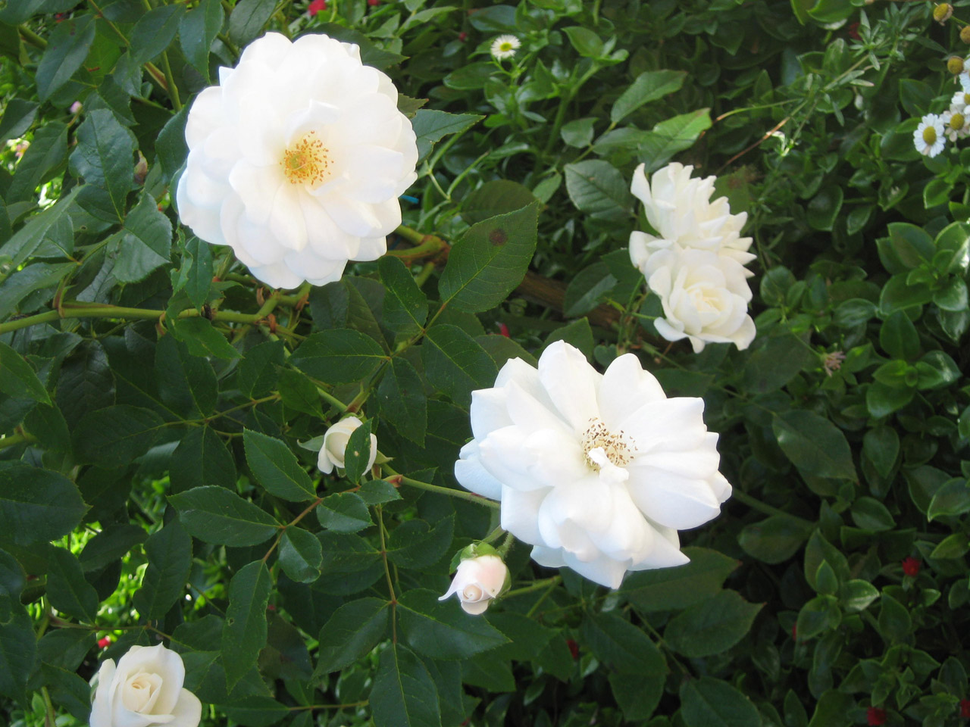
#> input picture week_11_image_processing/point_operators/flower.PNG, 970 x 727 px, shrunk from 1280 x 960 before the run, found by its file name
$ jupyter execute Image_threshold.ipynb   (shell and % lines are left out)
#> lines starting #> are read from the running program, lines starting #| are printed output that depends on the picture; after the words box and inside, x2 and y2 are one past the last pixel; in counts of white or black regions, pixels touching at a corner belong together
# Thresholding

## Learning Objectives

After completing this reading material, you will be able to:

- Explain thresholding and its Importance

- Segment Image into foreground and background using thresholding.

## Introduction to Thresholds

Thresholding is a type of Image Segmentation in which you segment the image into the foreground and background. In the foreground, you have an object of interest, and in the background, you have everything except an object of interest. Separating the regions corresponding to the object of interest and background is useful in many computer vision applications. Binary masks for an image is generated using the thresholding process.

Thresholding often provides an easy and convenient way to perform this segmentation based on the different intensities or colors in the foreground and background regions of an image.  If an image can be segmented correctly or not, is determined by looking at the Image's intensity histogram. Here, we'll only consider a grayscale bimodal histogram, but the color extension is trivial.

__Note:__

- In this section, we will only discuss Images having Bimodal Histogram.

- You cannot neatly segment all Images you have into foreground and background.

__Example__

<image>
<center>

<Figcaption>Figure:1 Image Thresholding</Figcaption>

</center>
</image>

You have already seen the histogram of the image on the left-hand side. It has a bimodal histogram. If you want to extract only the flower part and remove everything, then a simple approach would be defining a value called the threshold.

Let's say the value of threshold $T = 150,$ then Each pixel in an image is compared with that threshold $150$ in a single pass.

$$
f(i,j)= \begin{cases}
    \text{white},& \text{if f(x,y)}\geq T\\
    \text{black},              & \text{otherwise}
\end{cases}
$$

If pixel value is greater or equals to the threshold value it is made white. In other condition it it set to black.

It finally gives a binary Mask of an Image. This process is called binarization.

**Note**

- Multiple thresholds can be defined in more advanced implementations.
- For color images, it is possible to set different thresholds for each color channel.

## Types of thresholding

There are 3 types of thresholding techniques. However, we will cover the following only.
1. Global Thresholding

2. Local Thresholding

This section will cover  two types of thresholding with examples.

<image>
<center>

<!--  -->

<Figcaption>Figure:2 Types of Thresholding</Figcaption>

</center>
</image>

### Global Thresholding

If the image has a bimodal histogram, you can segment an image into the foreground and background using one threshold value. This process is called global thresholding.

How to determine the value of the global threshold? The simple answer is by looking histogram of an image; you can determine the global threshold value.

<image>
<center>

<!--  -->

<Figcaption>Figure :3 Bimodal Histogram </Figcaption>
</center>
</image>

`Figure: 3` is a bimodal histogram of an image. The best way to extract the foreground object from the background is to choose a value that separates these two modes. In our case, it is $150$. Therefore the value of the global threshold is $150.$

Let's see an example of the implementation of different varieties of global thresholding.

__Example__

[cell 1]
import cv2
import numpy as np
import matplotlib.pyplot as plt

_Let's read image._

[cell 2]
bimodal_image = cv2.imread('flower.PNG',0)

[cell 3]
plt.imshow(bimodal_image,cmap='gray')

_Plot histogram to see if it is bimodal or not._

[cell 4]
min_val = 0
max_val = 256

[cell 5]
plt.figure(figsize=(15,8))
plt.hist(bimodal_image.ravel(),max_val,[min_val,max_val])
plt.xlabel("Pixel intensity")
plt.ylabel("Count")
plt.show()

_It is bimodal histogram. Take 150 as threshold and Use global thresholding techniques._

[cell 6]
global_thres = 180

Let's Implement 5 types of global thresholding.

<!-- 1.	__cv2.THRESH_BINARY:__ Creates a binary image where a value below the threshold is 0, and the above threshold is 255.
2.	__cv2.THRESH_BINARY_INV:__ It is inverse of THRESH_BINARY value below threshold = 255, value above threshold =0
3.	__cv2.THRESH_TRUNC:__ Values smaller than the threshold value are unchanged, but any value larger than the threshold is set to a defined threshold value.
4.	__cv2.THRESH_TOZERO:__ Pixel values lower then the threshold value are set to the 0, and value above the threshold is unchanged.
5.	__cv2.THRESH_TOZERO_INV:__ Pixel values smaller than the threshold value are fixed, and the value above a threshold is set to 0. -->

If you want to learn More click [here.](https://docs.opencv.org/2.4/doc/tutorials/imgproc/threshold/threshold.html)

[cell 7]
ret,THRESH_BINARY       = cv2.threshold(bimodal_image, global_thres, max_val, cv2.THRESH_BINARY)
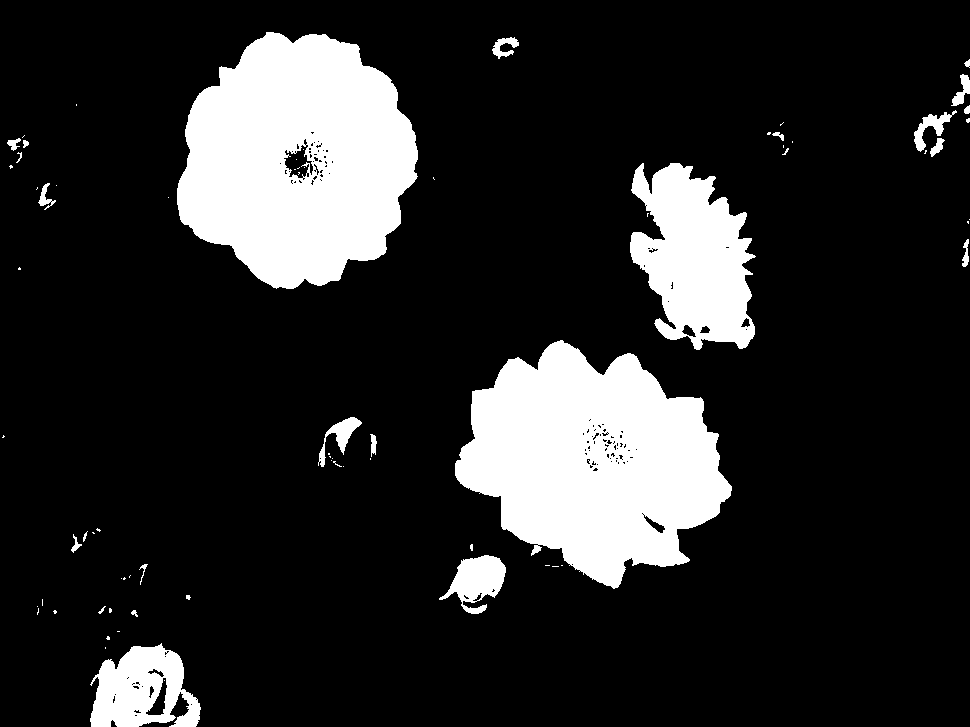
#> THRESH_BINARY: shape (727, 970); 16.4% white; 75 white regions (51 under 20 px), largest, box (x1, y1, x2, y2) and area: (177, 32, 418, 289) 44944, (455, 340, 732, 589) 43493, (630, 163, 756, 350) 15555
#> ret = 180
ret,THRESH_BINARY_INV   = cv2.threshold(bimodal_image, global_thres, max_val, cv2.THRESH_BINARY_INV)
ret,THRESH_TRUNC        = cv2.threshold(bimodal_image, global_thres, max_val, cv2.THRESH_TRUNC)
ret,THRESH_TOZERO       = cv2.threshold(bimodal_image, global_thres, max_val, cv2.THRESH_TOZERO)
ret,THRESH_TOZERO_INV   = cv2.threshold(bimodal_image, global_thres, max_val, cv2.THRESH_TOZERO_INV)

titles = ['Original Image','THRESH_BINARY','THRESH_BINARY_INV','THRESH_TRUNC','THRESH_TOZERO','THRESH_TOZERO_INV']
images = [bimodal_image, THRESH_BINARY, THRESH_BINARY_INV, THRESH_TRUNC, THRESH_TOZERO, THRESH_TOZERO_INV]

_Plot_

[cell 8]
plt.imshow(THRESH_BINARY,cmap='gray')

[cell 9]
plt.hist(THRESH_BINARY.ravel(),max_val,[min_val,max_val])
plt.show()

[cell 10]
plt.figure(figsize=(10,6))
for i in range(6):
    plt.subplot(2,3,i+1),plt.imshow(images[i],'gray') # plot images in list
    plt.xlabel(titles[i])
    plt.xticks([]),plt.yticks([])
# plt.savefig("globalthreshold.PNG")
plt.show()

Despite the apparent ease of the thresholding process , given the wide range of circumstances and environments which are unique to each image, it is actually a complex procedure.

Let's see the pixel values after thresholding. I will just print and show you value.

[cell 11]
# images = [bimodal_image, THRESH_BINARY, THRESH_BINARY_INV, THRESH_TRUNC, THRESH_TOZERO, THRESH_TOZERO_INV]
plt.figure(figsize=(8,5))
plt.hist(THRESH_TOZERO_INV.ravel(),max_val,[min_val,max_val])
plt.axvline(x=150, color='r', linestyle='dashed', linewidth=1,label="Global Threshold" + " = " + str(global_thres))
plt.xlabel("Pixel value")
plt.ylabel("Count")
plt.legend()
plt.show()

[cell 12]
plt.figure(figsize=(8,5))
plt.imshow(THRESH_TOZERO_INV, cmap='gray')
plt.show()

[cell 13]
plt.figure(figsize=(20,10))
for i in range(6):
    plt.subplot(2,3,i+1)
    plt.hist(images[i].ravel(),max_val,[min_val,max_val])
    plt.axvline(x=global_thres, color='r', linestyle='dashed', linewidth=2,\
                label="Global Threshold" + " = " + str(global_thres))
    plt.xlabel(titles[i])
    plt.xticks(),plt.yticks() # ticks dekhaune
    plt.legend()
plt.show()
plt.close()

1.	__cv2.THRESH_BINARY:__ Creates a binary image where a value below the threshold is 0, and the above threshold is 255.
2.	__cv2.THRESH_BINARY_INV:__ It is inverse of THRESH_BINARY value below threshold = 255, value above threshold =0
3.	__cv2.THRESH_TRUNC:__ Values smaller than the threshold value are unchanged, but any value larger than the threshold is set to a defined threshold value.
4.	__cv2.THRESH_TOZERO:__ Pixel values lower then the threshold value are set to the 0, and value above the threshold is unchanged.
5.	__cv2.THRESH_TOZERO_INV:__ Pixel values smaller than the threshold value are fixed, and the value above a threshold is set to 0.

__Optimal Thresholding__

In the global threshold, you chose a value that separates two modes(middle). Is it always optimal?

- No, it is not always optimal.

__Otsu’s Binarization/thresholding__

In OTSU binarization, a threshold value for a bimodal image is calculated automatically from the image histogram. (Binarization won't be correct for pictures which are not bimodal.)

The method is optimal because it maximizes the between-class variance. Between-class variance is a well known measure in discriminant analysis.

The basic idea is that properly thresholded classes should be distinct with respect to the intensity values of their pixels and, conversely, that a threshold
giving the best separation between classes in terms of their intensity values would be the best (optimum) threshold.

<image>
<center>

<!--  -->

<Figcaption>Figure:6 OTSU thresholding </Figcaption>

</center>
</image>

Here comes the binarisation of the Otsu. This algorithm allows you to get the correct threshold value to choose between two histogram mode quickly and automatically, so you can apply the thresholding in an optimal way.

[cell 14]
import cv2
import matplotlib.pyplot as plt
img = cv2.imread('/content/flower.PNG', 0)

Plot histogram

[cell 15]
plt.hist(img.ravel(),max_val,[min_val,max_val],color='black')
plt.show()

[cell 16]
ret, otsu_bin = cv2.threshold(img, min_val, max_val, cv2.THRESH_BINARY + cv2.THRESH_OTSU )
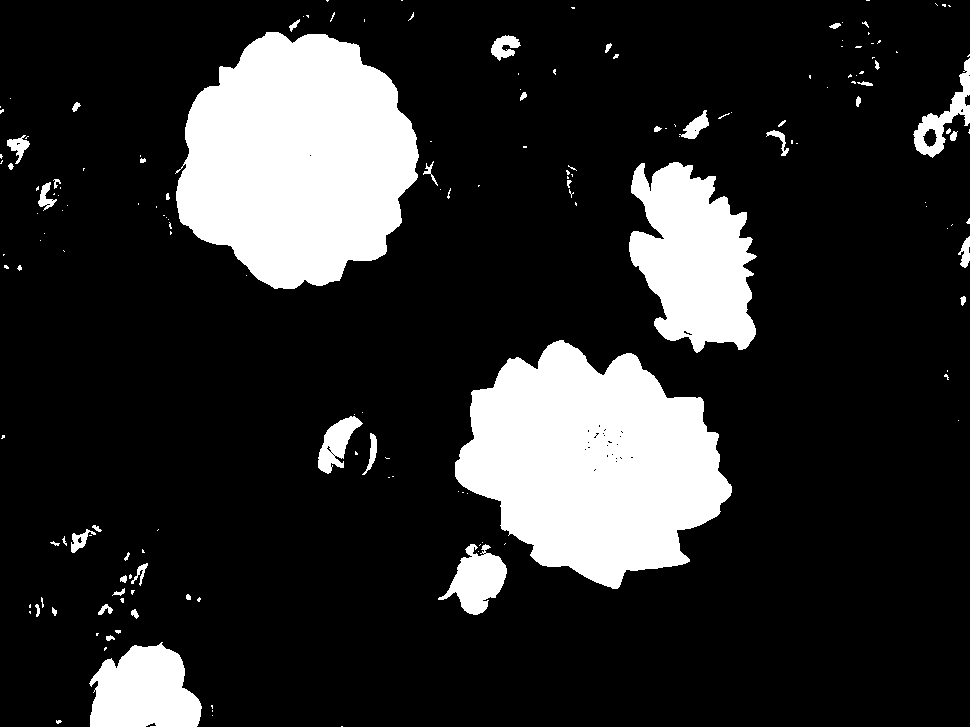
#> otsu_bin: shape (727, 970); 17.6% white; 168 white regions (121 under 20 px), largest, box (x1, y1, x2, y2) and area: (175, 32, 419, 289) 46015, (455, 340, 732, 589) 44973, (629, 162, 757, 353) 16561
#> ret = 138
ret, otsu_binverse = cv2.threshold(img, min_val, max_val, cv2.THRESH_BINARY_INV + cv2.THRESH_OTSU )
ret, otsu_tozero = cv2.threshold(img, min_val, max_val, cv2.THRESH_TOZERO + cv2.THRESH_OTSU )
ret, otsu_tozeroinv = cv2.threshold(img, min_val, max_val, cv2.THRESH_TOZERO_INV + cv2.THRESH_OTSU )
ret, otsu_totrunc = cv2.threshold(img, min_val, max_val, cv2.THRESH_TRUNC + cv2.THRESH_OTSU )
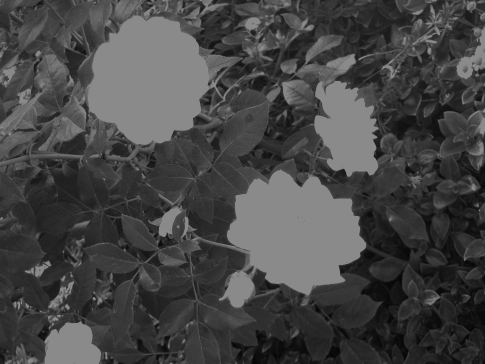
#> otsu_totrunc: shape (727, 970) (shown at 1/2 size); min 4, max 138, mean 69.8

output = [img, otsu_bin, otsu_binverse, otsu_tozero, otsu_tozeroinv, otsu_totrunc]

titles = ['Original', 'THRESH_BINARY', 'THRESH_BINARY_INV',
            'THRESH_TOZERO', 'THRESH_TOZERO_INV', 'THRESH_TRUNC']

Let's Plot all those Images created using OTSU binarization.

[cell 17]
plt.figure(figsize=(10,6))
for i in range(6):
    plt.subplot(2, 3, i+1)
    plt.imshow(output[i], cmap='gray')
    plt.xlabel(titles[i])
    plt.xticks([])
    plt.yticks([])
plt.show()

__Let's visualize the working of OTSU thresholding in one example.__

[cell 18]
ret, imgf = cv2.threshold(img, min_val, max_val, cv2.THRESH_BINARY+cv2.THRESH_OTSU)
plt.figure(figsize=(10,10))
plt.subplot(3,1,1), plt.imshow(img,cmap = 'gray')
plt.xlabel('Image'), plt.xticks([]), plt.yticks([])
plt.subplot(3,1,2), plt.hist(img.ravel(),max_val,[min_val,max_val])
plt.axvline(x=ret, color='r', linestyle='dashed', linewidth=2, label='Global threshold = ' + str(ret))

plt.xlabel('Image Histogram'), plt.xticks([]), plt.yticks([])
print(ret)
#| 138.0
plt.subplot(3,1,3), plt.imshow(imgf,cmap = 'gray')
plt.xlabel('Image After Otsu thresholding'), plt.xticks([]), plt.yticks([])
plt.savefig("OTSU.PNG")
plt.show()

Notice the automatic calculated value of threshold is 138. Previously we used 150 as a threshold value in global threshold method.

### Local Adaptive Thresholding

__Intuition__

Different Images have different lightning conditions and exposures. Using a global threshold will not always work in that case. Therefore local adaptive thresholding is used.

In this method Image is divided into sub-images and you obtain threshold for each sub-image.

- It gives us better results for images with varying illumination or uneven lighting and exposure.

### How It Works

<image>
<center>
<!--  -->

<Figcaption>Figure:4 Local/Adaptive thresholding </Figcaption>
</center>
</image>

Adaptive thresholding typically takes a grayscale or color image as input and outputs a binary image representing the segmentation.

For each pixel in the image threshold value, it calculated.
If the pixel value is below the threshold, then it is set to the background value; otherwise, it assumes the foreground value.

<!--
<image>
<center>

<Figcaption>Figure:5 Local/Adaptive thresholding Comparison </Figcaption>
</center>
</image>
In the above figure, fig(a) shows the original image patch. fig(b) and fig(c) represent local adaptive thresholding using ADAPTIVE_THRESH_MEAN_C, and ADAPTIVE_THRESH_GAUSSIAN_C respectively.  -->

_The size of the neighborhood has to be large enough to cover sufficient foreground and background pixels, otherwise a poor threshold is chosen. On the other hand, choosing regions which are too large can violate the assumption of approximately uniform illumination._

In opencv `cv2.ADAPTIVE_THRESH_MEAN_C :` and  `cv2.ADAPTIVE_THRESH_GAUSSIAN_C :` is used to calculate local adaptive threshold where,

- $\text{cv2.ADAPTIVE_THRESH_MEAN_C :}$

    $\text{Threshold = mean of the neighborhood area.}$
- $\text{cv2.ADAPTIVE_THRESH_GAUSSIAN_C :}$ $\text{Threshold = weighted sum of neighborhood values where weights are in gaussian window.}$

**How to do it...**

[cell 19]
import cv2
import matplotlib.pyplot as plt

[cell 20]
bimodal_image = cv2.imread('/content/flower.PNG',0)

Display the Image.

[cell 21]
plt.imshow(bimodal_image,cmap='gray')

Plot histogram

[cell 22]
plt.hist(bimodal_image.ravel(),max_val,[min_val,max_val]); plt.show()

`blockSize = 5
C= 2.5`

Here, `blocksize` is the size of the window while `C` is a constant that is subtracted from the mean.
To know about these parameter [click](https://docs.opencv.org/3.4/d7/d1b/group__imgproc__misc.html#ga72b913f352e4a1b1b397736707afcde3)

[cell 23]
block_size = 5 # image window
C          = 2.5

[cell 24]
a_thres_mean    =   cv2.adaptiveThreshold(bimodal_image, max_val, cv2.ADAPTIVE_THRESH_MEAN_C,     cv2.THRESH_BINARY,  block_size,C)
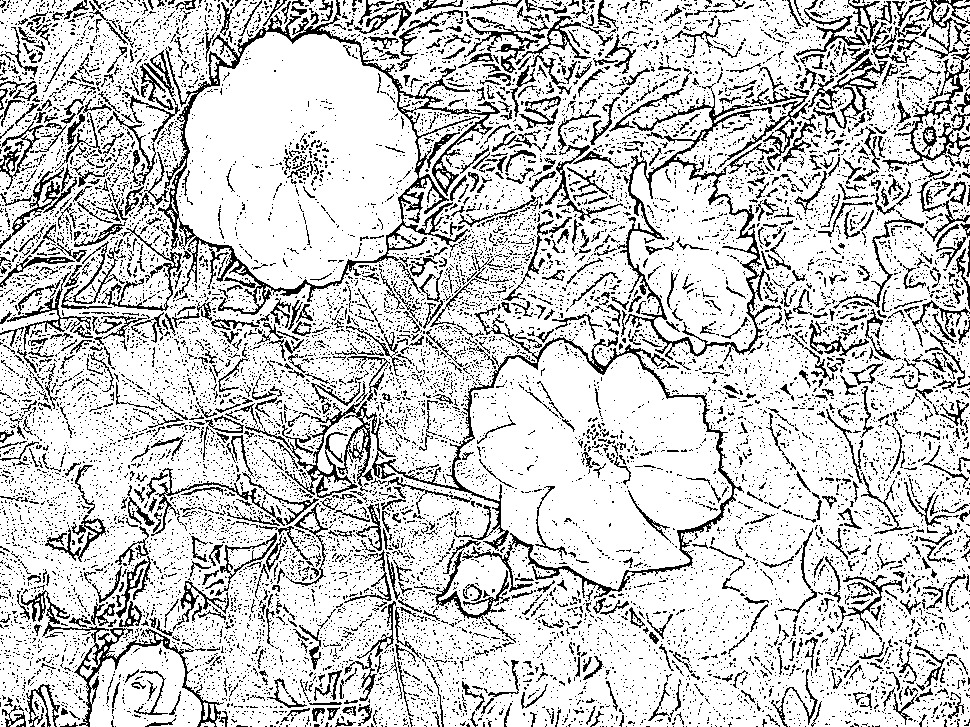
#> a_thres_mean: shape (727, 970); 79.7% white; black in thin lines or dots
a_thres_gauss   =   cv2.adaptiveThreshold(bimodal_image, max_val, cv2.ADAPTIVE_THRESH_GAUSSIAN_C, cv2.THRESH_BINARY, block_size,C)
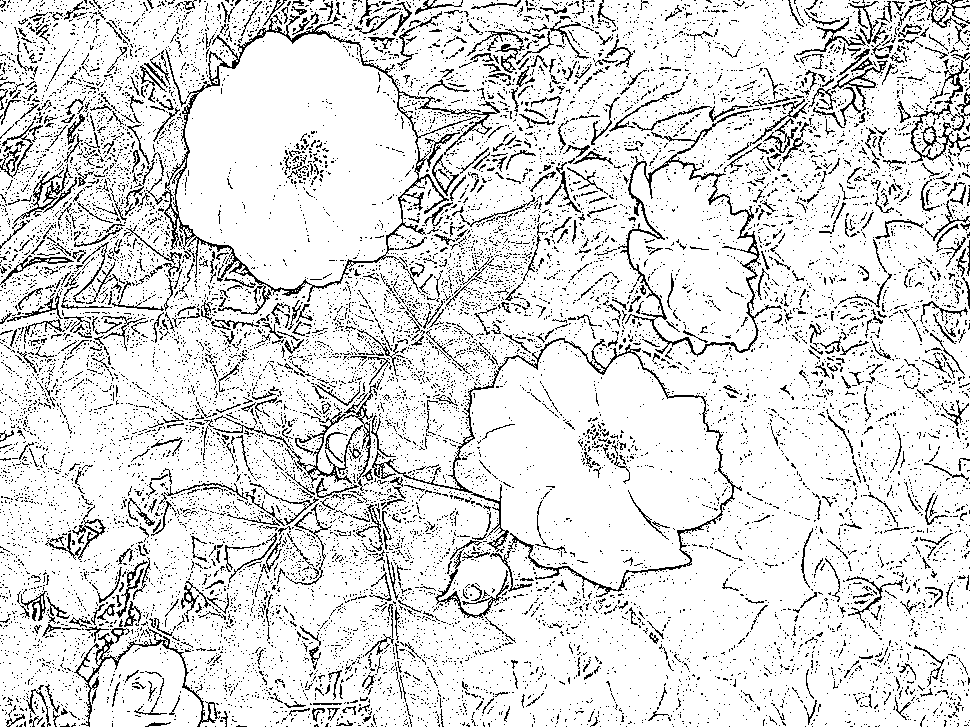
#> a_thres_gauss: shape (727, 970); 86.9% white; black in thin lines or dots

[cell 25]
bimodal_image[0:5, 0:5] # 86
#> Out = [[88, 85, 73, 73, 72], [107, 96, 79, 70, 62], [105, 101, 89, 72, 58], [94, 89, 84, 70, 58], [80, 72, 70, 66, 65]]

[cell 26]
np.mean(bimodal_image[1:5, 1:5])
#> Out = 75.06

[cell 27]
a_thres_mean[0:5, 0:5]
#> Out = [[0, 255, 0, 255, 255], [255, 255, 255, 0, 0], [255, 255, 255, 255, 0], [255, 255, 255, 0, 0], [255, 0, 0, 0, 0]]

[cell 28]
titles = ['fig (a):Original Image',
            'fig (b): Image after Adaptive Mean Thresholding', 'fig (c): Image after Adaptive Gaussian Thresholding']
images = [bimodal_image, a_thres_mean, a_thres_gauss]
plt.figure(figsize=(15,10))
for i in range(3):
    plt.subplot(1,3,i+1)
    plt.imshow(images[i],'gray')
    plt.xlabel(titles[i])
    plt.xticks([]),plt.yticks([])
plt.show()

The given figure shows two types of local/adaptive thresholding. The image looks the same; however, I will show a difference in the image patch.

[cell 29]
fig, axes = plt.subplots(1, 3, figsize=(15, 10))
axes[0].imshow(bimodal_image[40:60, 140:170], cmap='gray')
axes[0].set_xlabel('fig(a): Original Image')
axes[1].imshow(a_thres_mean[40:60, 140:170], cmap='gray')
axes[1].set_xlabel('fig (b): ADAPTIVE_THRESH_MEAN_C')
axes[2].imshow(a_thres_gauss[40:60, 140:170], cmap='gray')
axes[2].set_xlabel('fig(c): ADAPTIVE_THRESH_GAUSSIAN_C')
plt.savefig("adaptive_compare.png")
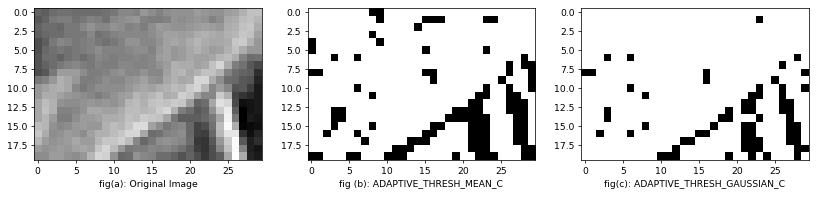
#> figure drawn by matplotlib, 3 panels
plt.show()
plt.close()
